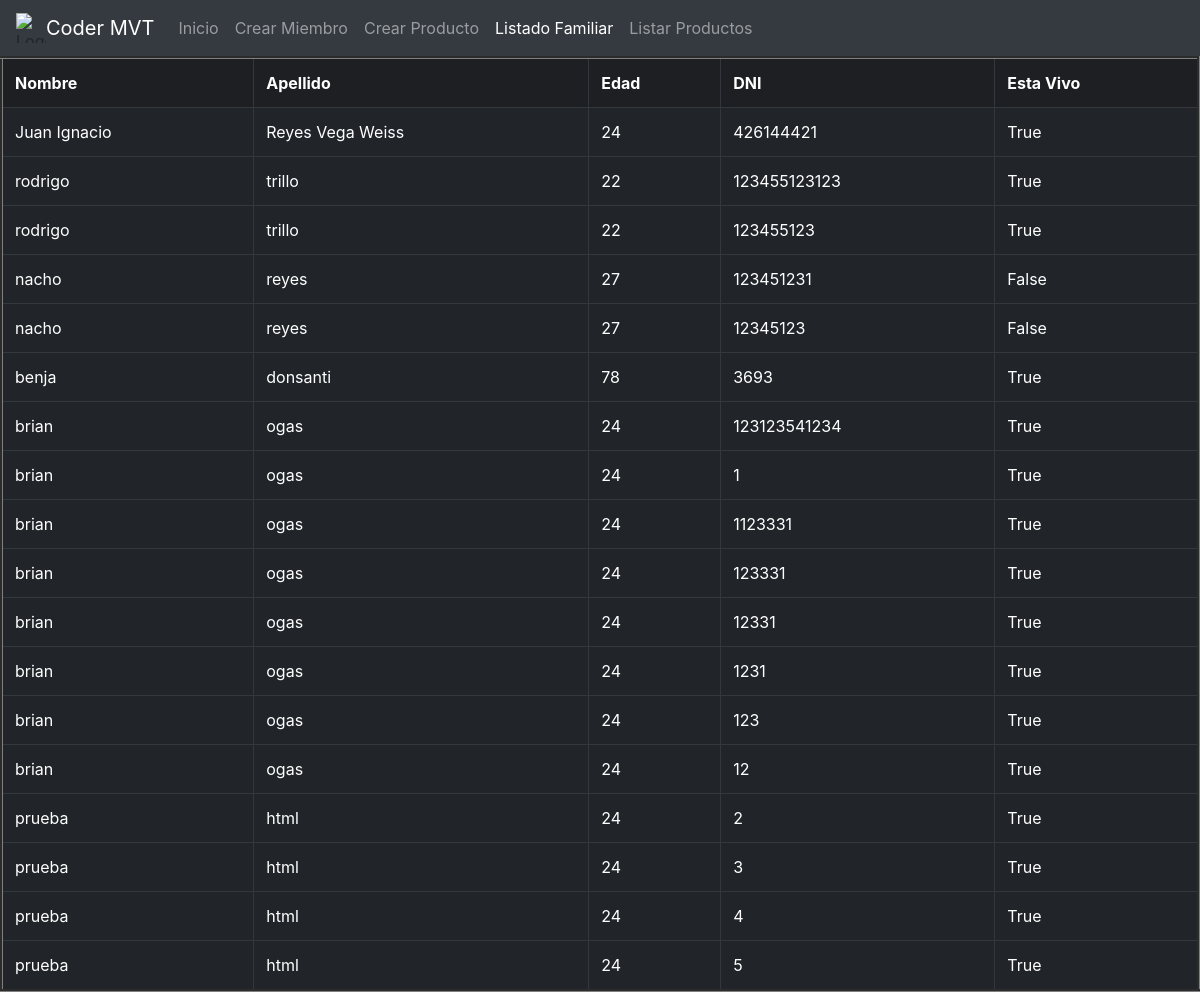
/family/list-family/, run on an earlier commit of the app's database.
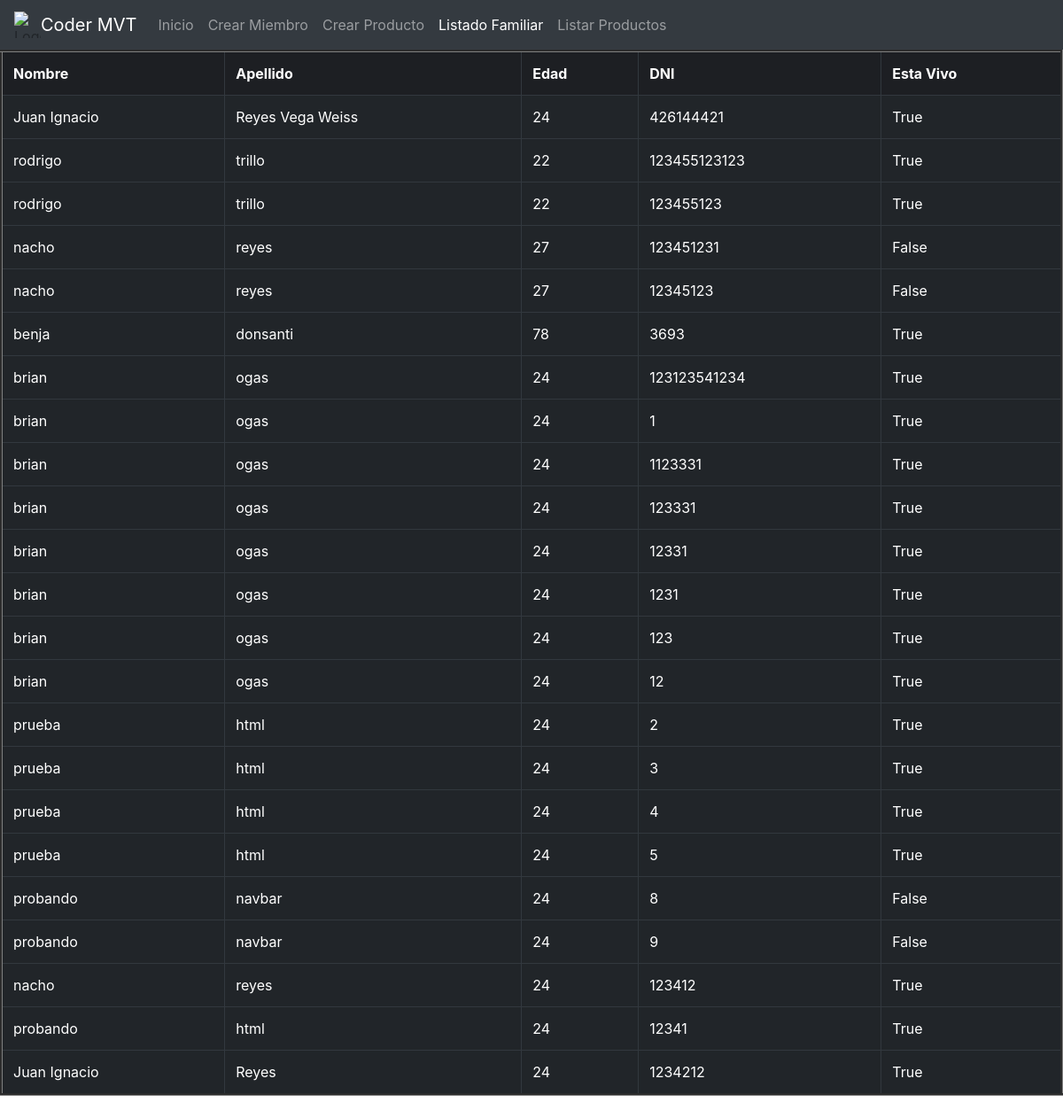
And on a later commit of the database.
### family/models.py (models this page shows, shortened)
class Family(models.Model):
    name = models.CharField(max_length=100)
    surname = models.CharField(max_length=100)
    age = models.IntegerField()
    dni = models.IntegerField(unique=True,null=False)
    alive = models.BooleanField()

### family/views.py (the view)
# urls.py: path("list-family/", list_family_members),
def list_family_members(request):
    all_family_members = Family.objects.all()
    context = {
        "family": all_family_members,
    }
    return render(request, "list_families.html", context=context)

### templates/list_families.html (shortened to what this page needs)
<!DOCTYPE html>
<html lang="en">
<head>
    <link rel="stylesheet" href="https://cdn.jsdelivr.net/npm/bootstrap@4.0.0/dist/css/bootstrap.min.css">
</head>
<body>
    <nav class="navbar navbar-expand-lg navbar-dark bg-dark">
        <img src="https://i0.wp.com/edtechreviews.net/wp-content/uploads/2021/12/coderhouse_logo.png?resize=750%2C750&ssl=1" width="30" height="30" class="d-inline-block align-top" alt="Logo Coder">
        <a class="navbar-brand" href="/">Coder MVT</a>
        <div class="collapse navbar-collapse" id="navbarNavAltMarkup">
            <div class="navbar-nav text-center">
                <a class="nav-item nav-link" href="/">Inicio</a>
                <a class="nav-item nav-link" href="/family/create-member/">Crear Miembro</a>
                <a class="nav-item nav-link" href="/products/create-product/">Crear Producto</a>
                <a class="nav-item nav-link active" href="/family/list-family/">Listado Familiar</a>
                <a class="nav-item nav-link" href="/products/list-products/">Listar Productos</a>
            </div>
        </div>
    </nav>
<table class="table table-dark table-hover" cellspacing="5" cellpadding="5" border="3">
<tr class="table-active">
    <td><strong>Nombre</strong></td>
    <td><strong>Apellido</strong></td>
    <td><strong>Edad</strong></td>
    <td><strong>DNI</strong></td>
    <td><strong>Esta Vivo</strong></td>
</tr>
{% for member in family %}
<tr>
    <td>{{member.name}}</td>
    <td>{{member.surname}}</td>
    <td>{{member.age}}</td>
    <td>{{member.dni}}</td>
    <td>{{member.alive}}</td>
</tr>
{% endfor %}
</table>
</body>
</html>

What changed in the data, as far as the page shows it:
added Family: name "probando", surname "navbar", age "24", dni "8", alive "False"
added Family: name "probando", surname "navbar", age "24", dni "9", alive "False"
added Family: name "nacho", surname "reyes", age "24", dni "123412", alive "True"
added Family: name "probando", surname "html", age "24", dni "12341", alive "True"
added Family: name "Juan Ignacio", surname "Reyes", age "24", dni "1234212", alive "True"
